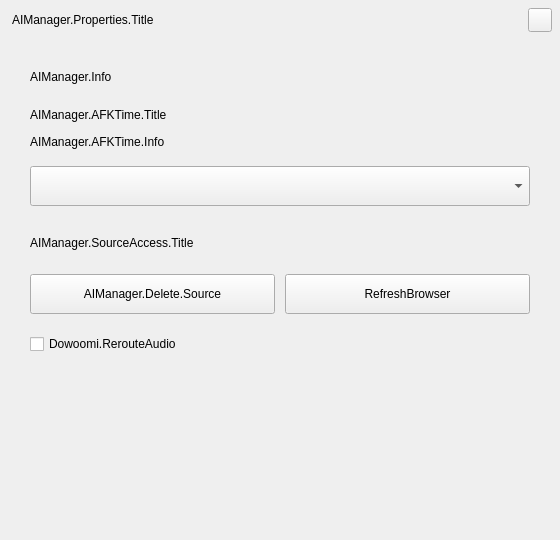
<?xml version="1.0" encoding="UTF-8"?>
<ui version="4.0">
 <class>AFQAIManagerDialog</class>
 <widget class="QWidget" name="AFQAIManagerDialog">
  <property name="geometry">
   <rect>
    <x>0</x>
    <y>0</y>
    <width>560</width>
    <height>540</height>
   </rect>
  </property>
  <property name="minimumSize">
   <size>
    <width>560</width>
    <height>540</height>
   </size>
  </property>
  <property name="maximumSize">
   <size>
    <width>560</width>
    <height>540</height>
   </size>
  </property>
  <property name="windowTitle">
   <string>Form</string>
  </property>
  <layout class="QVBoxLayout" name="verticalLayout">
   <property name="spacing">
    <number>0</number>
   </property>
   <property name="leftMargin">
    <number>0</number>
   </property>
   <property name="topMargin">
    <number>0</number>
   </property>
   <property name="rightMargin">
    <number>0</number>
   </property>
   <property name="bottomMargin">
    <number>0</number>
   </property>
   <item>
    <widget class="QWidget" name="widget_Top" native="true">
     <property name="minimumSize">
      <size>
       <width>0</width>
       <height>40</height>
      </size>
     </property>
     <property name="maximumSize">
      <size>
       <width>16777215</width>
       <height>40</height>
      </size>
     </property>
     <layout class="QHBoxLayout" name="horizontalLayout_2">
      <property name="leftMargin">
       <number>12</number>
      </property>
      <property name="topMargin">
       <number>8</number>
      </property>
      <property name="rightMargin">
       <number>8</number>
      </property>
      <property name="bottomMargin">
       <number>8</number>
      </property>
      <item>
       <widget class="QLabel" name="label_Title">
        <property name="text">
         <string>AIManager.Properties.Title</string>
        </property>
       </widget>
      </item>
      <item>
       <widget class="QPushButton" name="pushButton_Close">
        <property name="minimumSize">
         <size>
          <width>24</width>
          <height>24</height>
         </size>
        </property>
        <property name="maximumSize">
         <size>
          <width>24</width>
          <height>24</height>
         </size>
        </property>
        <property name="text">
         <string/>
        </property>
       </widget>
      </item>
     </layout>
    </widget>
   </item>
   <item>
    <widget class="QWidget" name="widget_Contents" native="true">
     <property name="minimumSize">
      <size>
       <width>0</width>
       <height>0</height>
      </size>
     </property>
     <property name="maximumSize">
      <size>
       <width>16777215</width>
       <height>16777215</height>
      </size>
     </property>
     <layout class="QVBoxLayout" name="verticalLayout_2">
      <property name="spacing">
       <number>20</number>
      </property>
      <property name="leftMargin">
       <number>30</number>
      </property>
      <property name="topMargin">
       <number>30</number>
      </property>
      <property name="rightMargin">
       <number>30</number>
      </property>
      <property name="bottomMargin">
       <number>182</number>
      </property>
      <item>
       <widget class="QLabel" name="label_AIManagerInfo">
        <property name="text">
         <string>AIManager.Info</string>
        </property>
       </widget>
      </item>
      <item>
       <widget class="QWidget" name="widget_AFK" native="true">
        <property name="minimumSize">
         <size>
          <width>0</width>
          <height>102</height>
         </size>
        </property>
        <property name="maximumSize">
         <size>
          <width>16777215</width>
          <height>102</height>
         </size>
        </property>
        <layout class="QVBoxLayout" name="verticalLayout_3">
         <property name="leftMargin">
          <number>0</number>
         </property>
         <property name="topMargin">
          <number>0</number>
         </property>
         <property name="rightMargin">
          <number>0</number>
         </property>
         <property name="bottomMargin">
          <number>0</number>
         </property>
         <item>
          <widget class="QLabel" name="label_TimeTitle">
           <property name="minimumSize">
            <size>
             <width>0</width>
             <height>22</height>
            </size>
           </property>
           <property name="maximumSize">
            <size>
             <width>16777215</width>
             <height>22</height>
            </size>
           </property>
           <property name="text">
            <string>AIManager.AFKTime.Title</string>
           </property>
          </widget>
         </item>
         <item>
          <widget class="QLabel" name="label_TimeInfo">
           <property name="minimumSize">
            <size>
             <width>0</width>
             <height>20</height>
            </size>
           </property>
           <property name="maximumSize">
            <size>
             <width>16777215</width>
             <height>20</height>
            </size>
           </property>
           <property name="text">
            <string>AIManager.AFKTime.Info</string>
           </property>
          </widget>
         </item>
         <item>
          <widget class="QWidget" name="widget_AFKTime" native="true">
           <property name="minimumSize">
            <size>
             <width>0</width>
             <height>48</height>
            </size>
           </property>
           <property name="maximumSize">
            <size>
             <width>16777215</width>
             <height>48</height>
            </size>
           </property>
           <layout class="QHBoxLayout" name="horizontalLayout_3">
            <property name="spacing">
             <number>12</number>
            </property>
            <property name="leftMargin">
             <number>0</number>
            </property>
            <property name="topMargin">
             <number>8</number>
            </property>
            <property name="rightMargin">
             <number>0</number>
            </property>
            <property name="bottomMargin">
             <number>0</number>
            </property>
            <item>
             <widget class="QComboBox" name="comboBox_Time">
              <property name="sizePolicy">
               <sizepolicy hsizetype="Expanding" vsizetype="Fixed">
                <horstretch>0</horstretch>
                <verstretch>0</verstretch>
               </sizepolicy>
              </property>
              <property name="minimumSize">
               <size>
                <width>0</width>
                <height>40</height>
               </size>
              </property>
              <property name="maximumSize">
               <size>
                <width>16777215</width>
                <height>40</height>
               </size>
              </property>
             </widget>
            </item>
           </layout>
          </widget>
         </item>
        </layout>
       </widget>
      </item>
      <item>
       <widget class="QWidget" name="widget_Source" native="true">
        <property name="minimumSize">
         <size>
          <width>0</width>
          <height>136</height>
         </size>
        </property>
        <property name="maximumSize">
         <size>
          <width>16777215</width>
          <height>136</height>
         </size>
        </property>
        <layout class="QVBoxLayout" name="verticalLayout_4">
         <property name="leftMargin">
          <number>0</number>
         </property>
         <property name="topMargin">
          <number>0</number>
         </property>
         <property name="rightMargin">
          <number>0</number>
         </property>
         <property name="bottomMargin">
          <number>0</number>
         </property>
         <item>
          <widget class="QLabel" name="label_SourceTitle">
           <property name="minimumSize">
            <size>
             <width>0</width>
             <height>22</height>
            </size>
           </property>
           <property name="maximumSize">
            <size>
             <width>16777215</width>
             <height>22</height>
            </size>
           </property>
           <property name="text">
            <string>AIManager.SourceAccess.Title</string>
           </property>
          </widget>
         </item>
         <item>
          <widget class="QWidget" name="widget" native="true">
           <property name="minimumSize">
            <size>
             <width>0</width>
             <height>56</height>
            </size>
           </property>
           <property name="maximumSize">
            <size>
             <width>16777215</width>
             <height>56</height>
            </size>
           </property>
           <layout class="QHBoxLayout" name="horizontalLayout_4">
            <property name="spacing">
             <number>10</number>
            </property>
            <property name="leftMargin">
             <number>0</number>
            </property>
            <property name="topMargin">
             <number>8</number>
            </property>
            <property name="rightMargin">
             <number>0</number>
            </property>
            <property name="bottomMargin">
             <number>8</number>
            </property>
            <item>
             <widget class="QPushButton" name="pushButton_Delete">
              <property name="minimumSize">
               <size>
                <width>245</width>
                <height>40</height>
               </size>
              </property>
              <property name="maximumSize">
               <size>
                <width>245</width>
                <height>40</height>
               </size>
              </property>
              <property name="text">
               <string>AIManager.Delete.Source</string>
              </property>
             </widget>
            </item>
            <item>
             <widget class="QPushButton" name="pushButton_Refresh">
              <property name="minimumSize">
               <size>
                <width>245</width>
                <height>40</height>
               </size>
              </property>
              <property name="maximumSize">
               <size>
                <width>245</width>
                <height>40</height>
               </size>
              </property>
              <property name="text">
               <string>RefreshBrowser</string>
              </property>
             </widget>
            </item>
           </layout>
          </widget>
         </item>
         <item>
          <widget class="QCheckBox" name="checkBox_Audio">
           <property name="text">
            <string>Dowoomi.RerouteAudio</string>
           </property>
          </widget>
         </item>
        </layout>
       </widget>
      </item>
     </layout>
    </widget>
   </item>
  </layout>
 </widget>
 <resources/>
 <connections/>
</ui>
